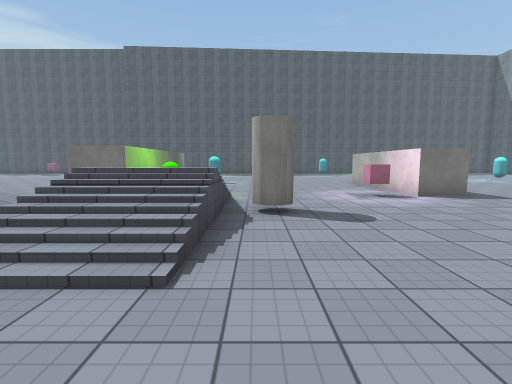
[1] (above)

21 first-person views from a walk through a Unity game level. The camera is 1.5 m above the floor, tilts 6° down and sees 85° across. The floor is counted in squares, 1.72 m on a side. Each view is taken from the middle of a square. On the plan, view 1 faces up. The plan holds only what a view shows up to about 11 squares ahead; the rest is blank. The place goes on beyond the plan. The player is left out. Surface patterns are stand-ins for the level's own textures.

[2]
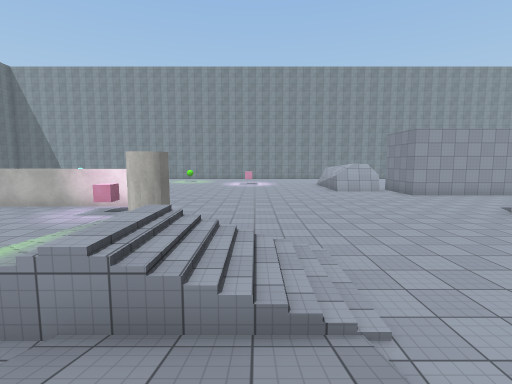

[3]
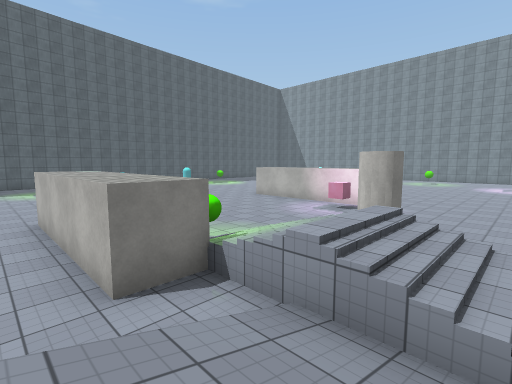

[4]
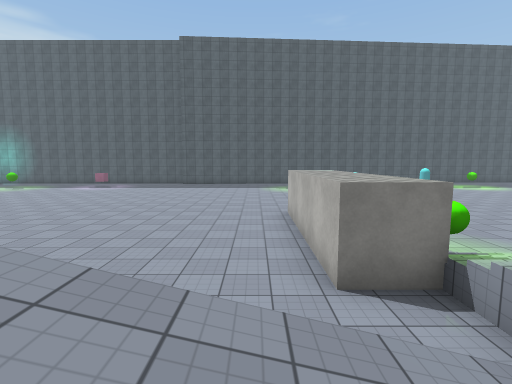

[5]
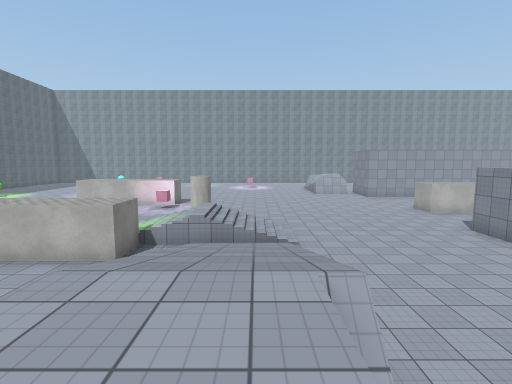

[6]
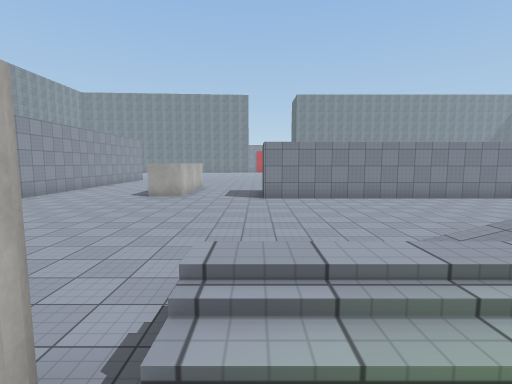

[7]
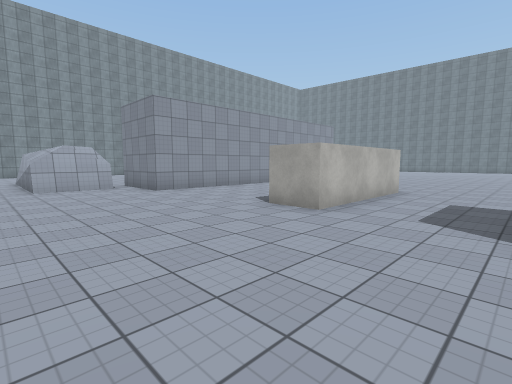

[8]
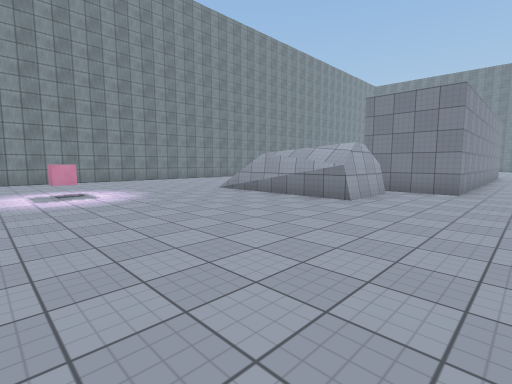

[9]
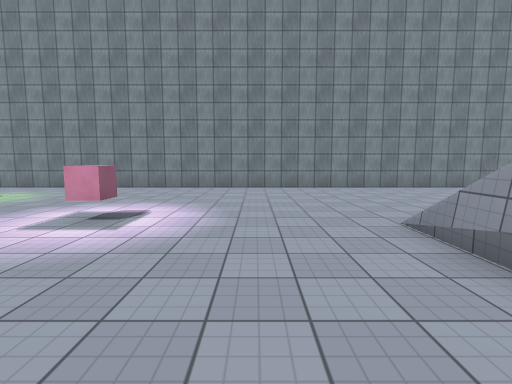

[10]
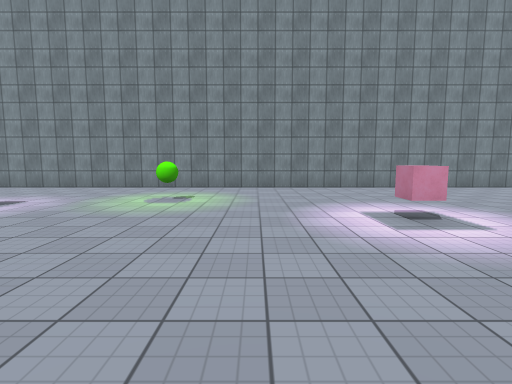

[11]
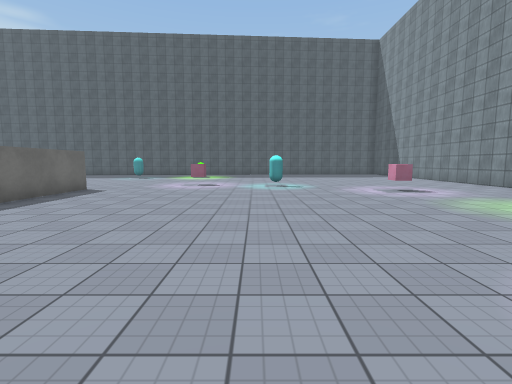

[12]
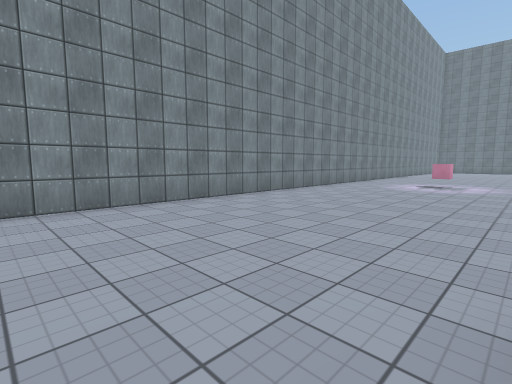

[13]
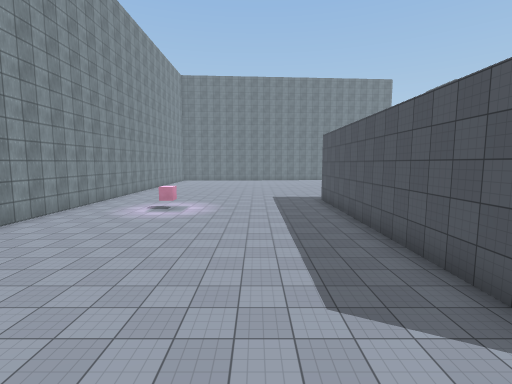

[14]
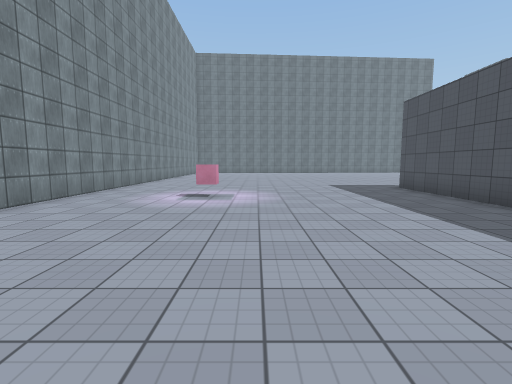

[15]
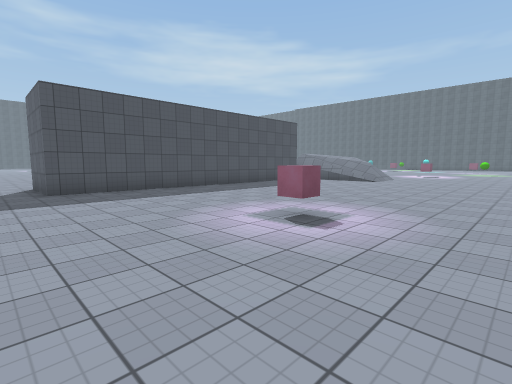

[16]
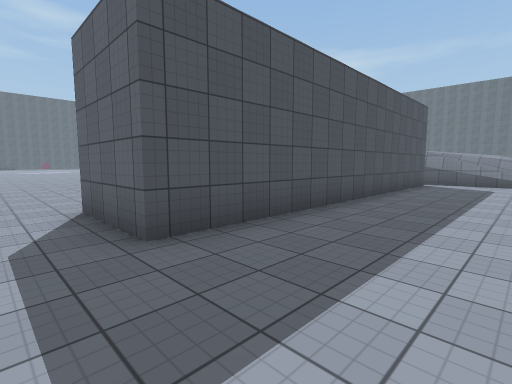

[17]
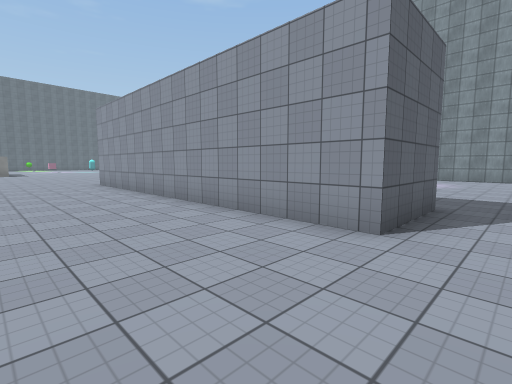

[18]
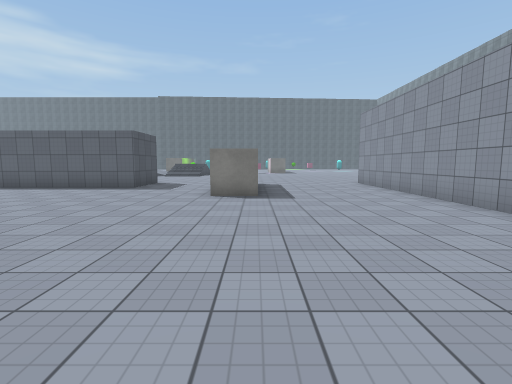

[19]
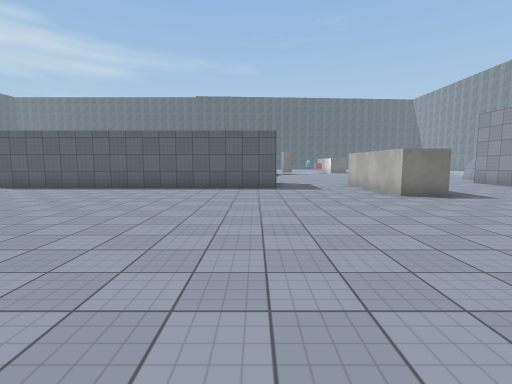

[20]
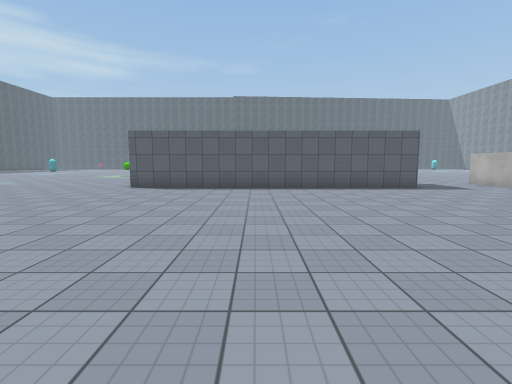

[21]
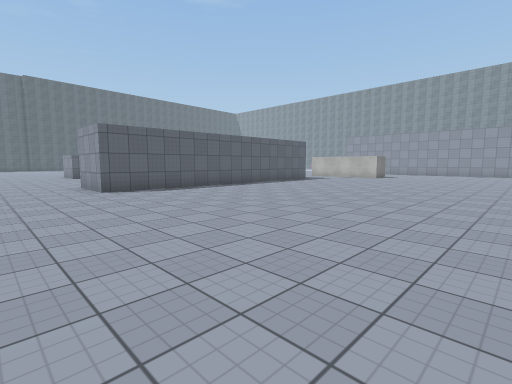

### Floor plan
Key: @ floor where view 1 was taken; # wall or solid block; . main floor; : floor 2.25 m higher than the main floor; / step, stairs or slope; = window, fence, low wall or low ledge; v drop or lower ground; B green ball; C cube; Y cylinder; A cyan capsule.
Columns run from 15 left of view 1 to 20 right of it. Each row starts with its distance up from view 1.
 14  ...........      ......C..A.......#
 13  ...........     ..........A.......#
 12   ..........     .. #..........C...#
 11   .........##   ...##..............#
 10    ........## .....##..............#
  9     .......## .....##..............#
  8      ......##......##...........B..#
  7       .....##B/...C................#
  6         ...##//....................#
  5        v///////YY..................#
  4       ::///////....................#
  3      :::///////..............C.....#
  2        ////////....................#
  1         ...........................#
  0         .......@...................#
 -1        .................#vvv=/.....#
 -2   ..  ..................v/////.....#
 -3   ..  ..................###==/.....#
 -4   ..###########........###.........#
 -5 ....###########..##....###.........#
 -6 ....###########..# ....###.........#
 -7 .................# ....###.........#
 -8  ................# ....###.........#
 -9  ................##....###.........#
-10  ......................###.........#
-11  ......................###.........#
-12  ......................###.....C...#
-13  ......................###.........#
-14  ......................###.........#
-15  ......................###.........#
-16         .    .    .................#

Where each view was taken, in squares from view 1:
view 1: 0 up, 0 right, facing up
view 2: 3 up, 5 left, facing right
view 3: 3 up, 5 left, facing up-right
view 4: 3 up, 5 left, facing up
view 5: 3 up, 10 left, facing right
view 6: 6 up, 1 left, facing down
view 7: 0 up, 1 left, facing down-right
view 8: 5 up, 6 right, facing down-right
view 9: 1 up, 10 right, facing right
view 10: 6 up, 10 right, facing right
view 11: 3 up, 11 right, facing up
view 12: 1 down, 14 right, facing down-right
view 13: 2 down, 13 right, facing down
view 14: 5 down, 15 right, facing down
view 15: 16 down, 19 right, facing up-left
view 16: 16 down, 13 right, facing up-left
view 17: 16 down, 4 right, facing up-right
view 18: 16 down, 3 right, facing up
view 19: 16 down, 2 left, facing up
view 20: 16 down, 7 left, facing up
view 21: 15 down, 14 left, facing up-right
